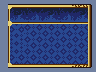

A level layout from a 2D game, rendered from its tile map. Below: a short description, then the map file with its tile-grid data intact:
An orthogonal 12x9 tile map with 8x8 px tiles, 1 tile layer (Tile Layer 1).

<map version="1.5" tiledversion="1.7.2" orientation="orthogonal" renderorder="right-down" width="12" height="9" tilewidth="8" tileheight="8" infinite="0" nextlayerid="2" nextobjectid="1">
 <tileset firstgid="1" name="AnimOff" tilewidth="8" tileheight="8" tilecount="32" columns="8">
  <image source="Anims_Off_Battle_Graphic-Sokaballa.png" width="64" height="32" />
 </tileset>
 <layer id="1" name="Tile Layer 1" width="12" height="9">
  <data encoding="csv">
1,3,2147483656,2147483656,2147483656,2147483656,2147483656,2147483656,2147483656,2147483655,2147483655,2147483653,
1,13,2147483657,2147483660,2147483659,2147483658,2147483657,2147483660,2147483659,2147483658,2147483657,2147483652,
1,25,2147483665,2147483668,2147483667,2147483666,2147483665,2147483668,2147483667,2147483666,2147483665,2147483652,
1,26,15,24,22,23,24,22,23,24,22,2147483652,
1,27,23,6,30,31,6,30,31,6,30,2147483652,
1,27,23,16,14,15,16,14,15,16,14,2147483652,
1,27,23,24,22,23,24,22,23,24,22,2147483652,
1,28,31,6,30,31,6,30,31,6,30,2147483652,
1,1073741827,3221225480,3221225480,3221225480,3221225480,3221225480,3221225480,3221225480,3221225479,3221225479,3221225477
</data>
 </layer>
</map>
